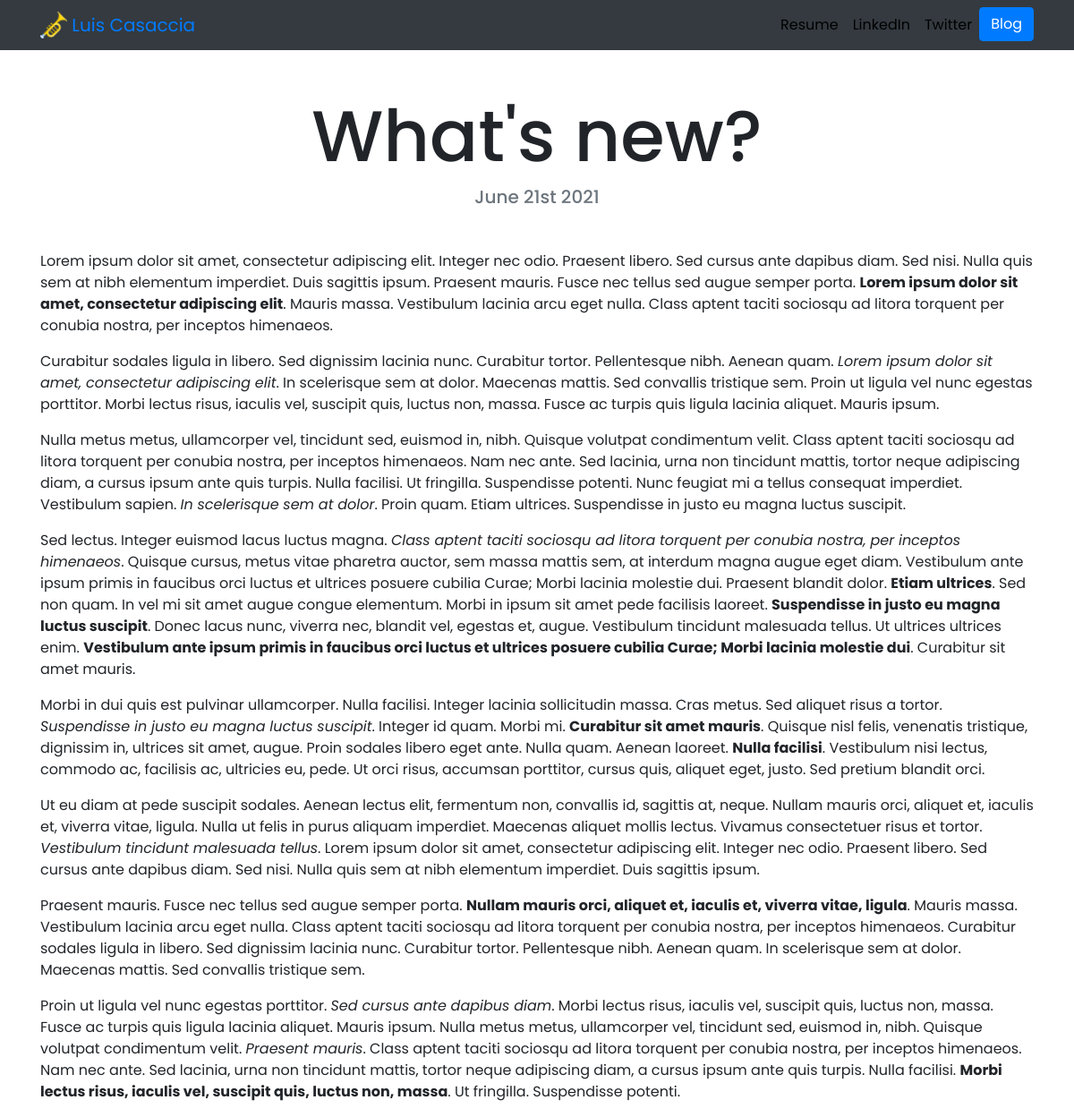
The app's page /blog/2/ with its own data.
### blog/models.py (models this page shows, shortened)
class Blog(models.Model):
    title = models.CharField(max_length=200)
    description = models.TextField()
    date = models.DateField(auto_now=False)

### blog/views.py (the view)
# urls.py: path('<int:blog_id>/', views.detail, name='detail'),
def detail(request, blog_id):
    blog = get_object_or_404(Blog, pk=blog_id)
    return render(request,  'blog/detail.html', {'blog':blog})

### blog/templates/blog/detail.html
{% extends "portfolio/base.html" %}
{% load static %}
{% block content %}
<h1 class="text-center mt-5" id="blogdetailtitle">{{ blog.title }}</h1>
<h5 class="text-center text-muted mb-5">{{ blog.date|date:'F jS Y' }}</h5>
{{ blog.description|safe }}
{% endblock %}

### portfolio/static/portfolio/custom.css (style rules this page uses)
body { font-family: 'Poppins', cursive; }
@media (min-width: 992px) { #blogdetailtitle { font-size: 5rem; } }

### records on screen
Blog: title "What's new?", date "June 21st 2021", description "Lorem ipsum dolor sit amet, consectetur adipiscing elit. Integer nec odio. Praesent libero. Sed cursus ante dapibus diam. Sed nisi. Nulla quis sem at nibh elementum imperdiet. Duis sagittis ipsum. Praesent mauris. Fusce nec tellus sed augue semper porta. Lorem ipsum dolor sit amet, consectetur adipiscing elit . Mauris massa. Vestibulum lacinia arcu eget nulla. Class aptent taciti sociosqu ad litora torquent per conubia nostra, per inceptos himenaeos. Curabitur sodales ligula in libero. Sed dignissim lacinia nunc. Curabitur tortor. Pellentesque nibh. Aenean quam. Lorem ipsum dolor sit amet, consectetur adipiscing elit . In scelerisque sem at dolor. Maecenas mattis. Sed convallis tristique…"
